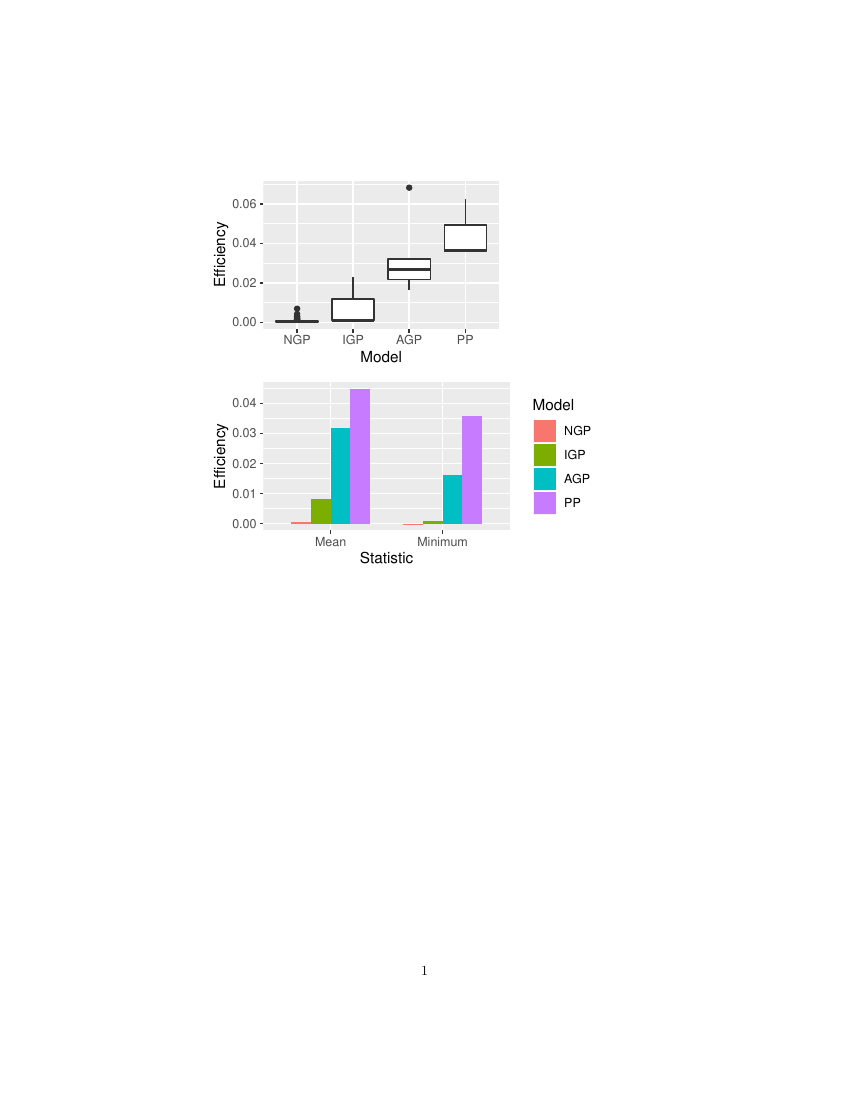

Write the R code that produced this figure.
## data file names
dataFiles <- c(
    AGP = 'AGP_SGV_samples_time.RData',
    IGP = 'IGP_samples_time.RData',
    NGP = 'NGP_SGV_samples_time.RData',
    PP  = 'PP_samples_time.RData'
)

library(coda)
df <- data.frame(Model=character(), param=character(), ESS=numeric(), time=numeric())
for(f in dataFiles) {
    load(f)
    essInd <- 30001:40000  ## MCMC samples to use for calculation
    ess <- effectiveSize(samples[essInd,])
    df <- rbind(df, data.frame(
        Model = gsub('_.*', '', f),
        param = names(ess),
        ESS = as.numeric(ess),
        time = as.numeric(mcmc_time_sec)
    ))
}

## reorder Model factor
df$Model <- factor(df$Model, levels = c('NGP','IGP','AGP','PP'))

## calculate efficiency
df$Efficiency <- df$ESS / df$time

## remove (Intercept) from PP model
df <- df[-80,]

## boxplots
library(ggplot2)
ggplot(df, aes(x = Model, y = Efficiency)) + geom_boxplot()
ggsave('boxplots.pdf', width = 3, height = 2)

## calculate minimum and mean efficiency for each model
library(dplyr)
library(tidyr)
df %>%
    group_by(Model) %>%
        summarize(Minimum = min(Efficiency), Mean = mean(Efficiency)) %>%
            gather(Statistic, Efficiency, c(Minimum, Mean)) ->
                dfStats

## barplots of minimum and mean efficiencies
ggplot(dfStats, aes(x = Statistic, y = Efficiency, fill = Model)) +
    geom_bar(stat = 'identity', position = 'dodge', width = 0.7)
ggsave('barplots.pdf', width = 4, height = 2)

## generate and open PDF file with figures
tools::texi2pdf('comparisons.tex')
system('open -a "Google Chrome" comparisons.pdf')

